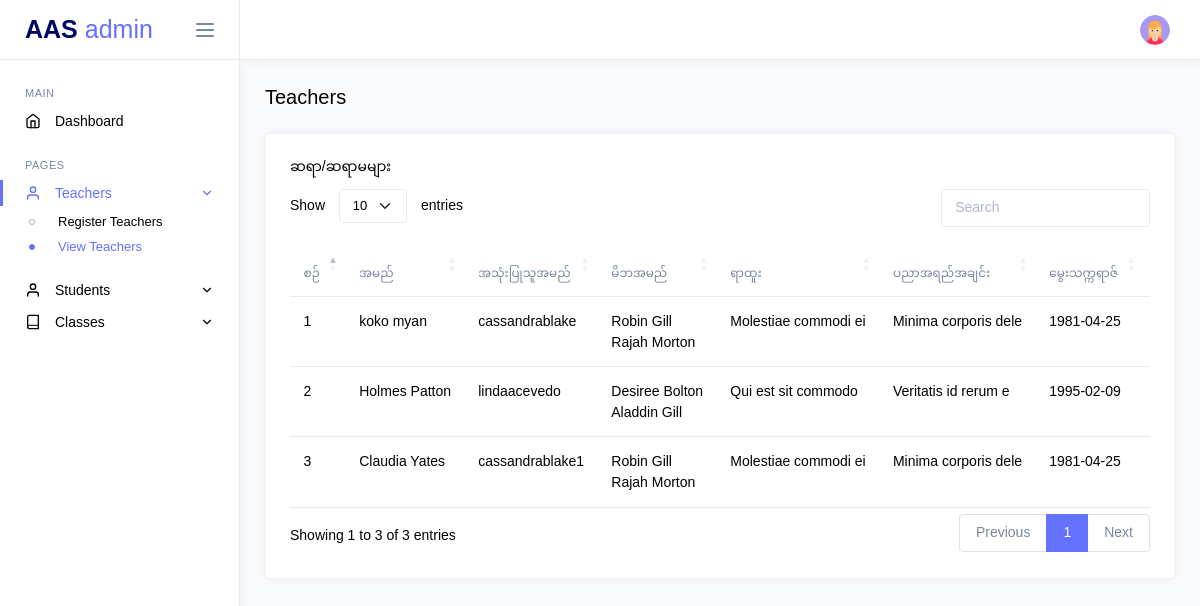
/admin/view-teachers.php (signed in), run on an earlier commit of the app's database.
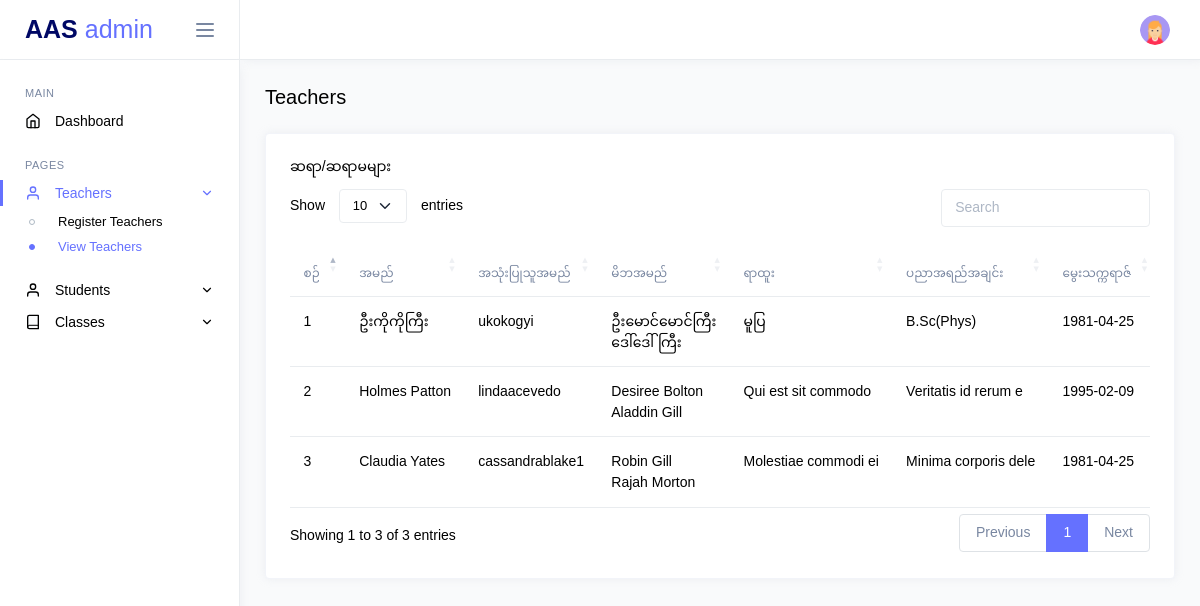
And on a later commit of the database.
### tables this page shows
CREATE TABLE `teachers` (
  `id` int(11) NOT NULL,
  `name_eng` varchar(255) NOT NULL,
  `name_mm` varchar(255) NOT NULL,
  `username` varchar(255) NOT NULL,
  `father_name` varchar(255) NOT NULL,
  `mother_name` varchar(255) NOT NULL,
  `education` varchar(255) DEFAULT NULL,
  `rank` varchar(255) DEFAULT NULL,
  `class_id` int(11) DEFAULT NULL,
  `dob` date DEFAULT NULL,
  `start_edu_at` date DEFAULT NULL,
  `start_current_rank_at` date DEFAULT NULL,
  `start_current_school_at` date DEFAULT NULL,
  `password` varchar(255) NOT NULL DEFAULT '123456',
  `password_status` int(11) NOT NULL DEFAULT 0,
  `phone` varchar(15) DEFAULT NULL,
  `status` enum('active','inactive','','') NOT NULL DEFAULT 'active',
  `address` varchar(255) DEFAULT NULL,
  `bed_status` enum('မပြီး','ပြီး','','') NOT NULL DEFAULT 'မပြီး',
  `phaung_gyi_status` enum('မပြီး','ပြီး','','') NOT NULL DEFAULT 'မပြီး',
  `completed_course` varchar(255) DEFAULT NULL,
  `created_at` datetime NOT NULL DEFAULT current_timestamp(),
  `updated_at` datetime NOT NULL DEFAULT current_timestamp()
);

### core/helpers/Helper.php (called while the page is built, shortened)
<?php
class Helper
{
    public static function startSession()
    {
        if (session_status() === PHP_SESSION_NONE) {
            return session_start();
        }
        return true;
    }
}

### app/controllers/TeacherController.php (called while the page is built, shortened)
<?php
class TeacherController
{
    private $teacherModel;
    public function __construct()
    {
        $database = new MySQL();
        $db = $database->connect();
        $this->teacherModel = new TeacherModel($db);
    }
    public function getAllTeachers()
    {
        return $this->teacherModel->getAllTeachers();
    }
}

### app/models/TeacherModel.php (called while the page is built, shortened)
<?php
class TeacherModel
{
    private $db;
    private $table = 'teachers';
    public function __construct($db)
    {
        $this->db = $db;
    }
    public function getAllTeachers()
    {
        try {
            $query = "SELECT id,name_mm, username, password, father_name, mother_name, rank, education, dob, start_edu_at,bed_status, start_current_rank_at, start_current_school_at, phaung_gyi_status, completed_course, status, phone, address  FROM {$this->table} ";
            $stmt = $this->db->prepare($query);
            $stmt->execute();
            return $stmt->fetchAll(PDO::FETCH_ASSOC);
        } catch (PDOException $e) {
            return $e->getMessage();
        }
    }
}

### public/admin/view-teachers.php (the view, shortened to what this page needs)
<?php
include('../components/header.php');
$teacherController = new TeacherController();
$teachers = $teacherController->getAllTeachers();
?>
<body>
    <div class="main-wrapper">
        <?php
        include('../components/admin_sidebar.php');
        include('../components/admin_navbar.php');
        ?>
        <div class="page-content">
            <div class="d-flex justify-content-between align-items-center flex-wrap grid-margin">
                <div>
                    <h4 class="mb-3 mb-md-0">Teachers</h4>
                </div>
            </div>
            <div class="row">
                <div class="col-md-12 grid-margin stretch-card">
                    <div class="card">
                        <div class="card-body">
                            <h6 class="card-title">ဆရာ/ဆရာမများ </h6>
                            <div class="table-responsive">
                                <table id="teachersTable" class="table ">
                                    <thead>
                                        <tr>
                                            <th>စဉ်</th>
                                            <th>အမည်</th>
                                            <th>အသုံးပြုသူအမည်</th>
                                            <th>မိဘအမည်</th>
                                            <th>ရာထူး</th>
                                            <th>ပညာအရည်အချင်း</th>
                                            <th>မွေးသက္ကရာဇ်</th>
                                            <th class="text-primary">စတင်ဝင်ရောက်သည့်အချိန် <br> ပညာရေးဌာန</th>
                                        </tr>
                                    </thead>
                                    <tbody>
                                        <?php $count = 1; ?>
                                        <?php foreach ($teachers as $teacher) : ?>
                                            <tr>
                                                <td><?= $count ?></td>
                                                <td><?= htmlspecialchars($teacher['name_mm']) ?></td>
                                                <td><?= htmlspecialchars($teacher['username']) ?></td>
                                                <td><?= htmlspecialchars($teacher['father_name']) ?> <br> <?= htmlspecialchars($teacher['mother_name']) ?> </td>
                                                <td><?= htmlspecialchars($teacher['rank']) ?></td>
                                                <td><?= htmlspecialchars($teacher['education']) ?></td>
                                                <td><?= htmlspecialchars($teacher['dob']) ?></td>
                                                <td><?= htmlspecialchars($teacher['start_edu_at']) ?></td>
                                            </tr>
                                            <?php $count++; ?>
                                        <?php endforeach ?>
                                    </tbody>
                                </table>
                            </div>
                        </div>
                    </div>
                </div>
            </div>
        </div>
    </div>
</body>

### public/components/header.php (shortened to what this page needs)
<!DOCTYPE html>
<html lang="en">
<head>
    <link href="../assets/fonts/google-font/roboto.css" rel="stylesheet">
    <link rel="stylesheet" href="../assets/vendors/core/core.css">
    <link rel="stylesheet" href="../assets/vendors/flatpickr/flatpickr.min.css">
    <link rel="stylesheet" href="../assets/vendors/sweetalert2/sweetalert2.min.css">
    <link rel="stylesheet" href="../../../assets/vendors/datatables.net-bs5/dataTables.bootstrap5.css">
    <link rel="stylesheet" href="../assets/fonts/feather-font/css/iconfont.css">
    <link rel="stylesheet" href="../assets/vendors/flag-icon-css/css/flag-icon.min.css">
    <link rel="stylesheet" href="../assets/css/demo1/style.min.css">
</head>

### public/components/admin_sidebar.php (shortened to what this page needs)
<?php
$currentPage = basename($_SERVER['PHP_SELF']);
?>
<nav class="sidebar">
    <div class="sidebar-header">
        <a href="index.php" class="sidebar-brand">
            AAS<span> admin</span>
        </a>
        <div class="sidebar-toggler not-active">
            <span></span>
            <span></span>
            <span></span>
        </div>
    </div>
    <div class="sidebar-body">
        <ul class="nav">
            <li class="nav-item nav-category">Main</li>
            <li class="nav-item">
                <a href="index.php" class="nav-link">
                    <i class="link-icon" data-feather="home"></i>
                    <span class="link-title">Dashboard</span>
                </a>
            </li>
            <li class="nav-item nav-category">Pages</li>
            <li class="nav-item">
                <a class="nav-link" data-bs-toggle="collapse" href="#teachers-pages" role="button" aria-expanded="false" aria-controls="teachers-pages">
                    <i class="link-icon" data-feather="user"></i>
                    <span class="link-title">Teachers</span>
                    <i class="link-arrow" data-feather="chevron-down"></i>
                </a>
                <div class="collapse" id="teachers-pages">
                    <ul class="nav sub-menu">
                        <li class="nav-item">
                            <a href="register-teachers.php"
                                class="nav-link <?php echo ($currentPage == 'register-teachers.php') ? 'active' : ''; ?>">
                                Register Teachers
                            </a>
                        </li>
                        <li class="nav-item">
                            <a href="view-teachers.php"
                                class="nav-link <?php echo ($currentPage == 'view-teachers.php') ? 'active' : ''; ?>">
                                View Teachers
                            </a>
                        </li>
                    </ul>
                </div>
            </li>
            <li class="nav-item">
                <a class="nav-link" data-bs-toggle="collapse" href="#students-pages" role="button" aria-expanded="false" aria-controls="students-pages">
                    <i class="link-icon" data-feather="user"></i>
                    <span class="link-title">Students</span>
                    <i class="link-arrow" data-feather="chevron-down"></i>
                </a>
            </li>
            <li class="nav-item">
                <a class="nav-link" data-bs-toggle="collapse" href="#classes-pages" role="button" aria-expanded="false" aria-controls="classes-pages">
                    <i class="link-icon" data-feather="book"></i>
                    <span class="link-title">Classes</span>
                    <i class="link-arrow" data-feather="chevron-down"></i>
                </a>
            </li>
        </ul>
    </div>
</nav>

### public/components/admin_navbar.php (shortened to what this page needs)
<div class="page-wrapper">
    <nav class="navbar">
        <div class="navbar-content">
            <ul class="navbar-nav">
                <li class="nav-item dropdown">
                    <a class="nav-link dropdown-toggle" href="#" id="profileDropdown" role="button" data-bs-toggle="dropdown" aria-haspopup="true" aria-expanded="false">
                        <img class="wd-30 ht-30 rounded-circle" src="../assets/images/faces/profile.png" alt="profile">
                    </a>
                </li>
            </ul>
        </div>
    </nav>

What changed in the data, as far as the page shows it:
changed teachers: name_mm "koko myan" → "ဦးကိုကိုကြီး"; username "cassandrablake" → "ukokogyi"; father_name "Robin Gill" → "ဦးမောင်မောင်ကြီး"; mother_name "Rajah Morton" → "ဒေါ်ဒေါ်ကြီး"; rank "Molestiae commodi ei" → "မူပြ"; education "Minima corporis dele" → "B.Sc(Phys)"
